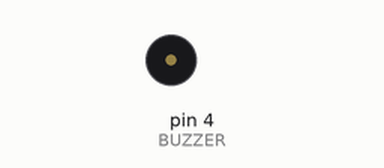
The sketch below on a simulated Arduino Uno, built with avr-gcc and run on an emulated ATmega328P. Parts: buzzer (waves = sounding).

Above: at 0.4 s.
Timing chart, 0 to 1.9 s (numbered marks = the images above):
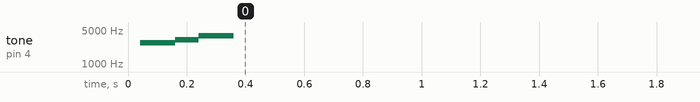

Measured:
- by itself, tone on pin 4 (BUZZER): silent → 2754 Hz at 0.04 s, → 3134 Hz 0.12 s later, → 3823 Hz 0.08 s later, → silent 0.12 s later

The sketch:

4_buzzer.ino
```cpp
#define BUZZER 4

void setup() {
  pinMode(BUZZER, OUTPUT);

  buzzer(2800,200);
  buzzer(3200,200);
  buzzer(4000,200);
}

void loop() {
}

// freq: frequency of buzzer [hz]
// duration: buzzer duration [ms]
void buzzer(long freq, long duration){
  long delaymicrosec = 1000000 / freq / 2;
  long count = freq * duration / 1000 / 2;

  for (int i = 0; i < count; i++){
    digitalWrite(BUZZER, HIGH);
    delayMicroseconds(delaymicrosec);
    digitalWrite(BUZZER, LOW);
    delayMicroseconds(delaymicrosec);
  }
}
```
